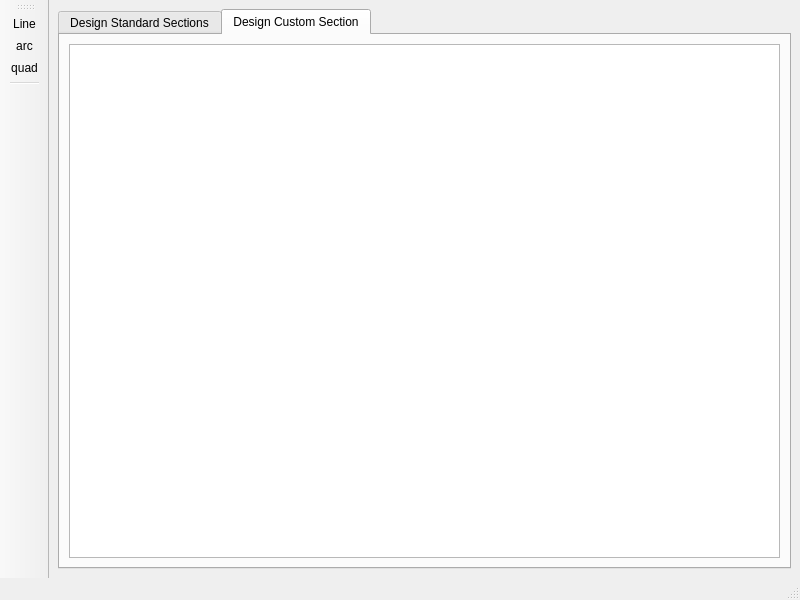
<?xml version="1.0" encoding="UTF-8"?>
<ui version="4.0">
 <class>MainWindow</class>
 <widget class="QMainWindow" name="MainWindow">
  <property name="geometry">
   <rect>
    <x>0</x>
    <y>0</y>
    <width>800</width>
    <height>600</height>
   </rect>
  </property>
  <property name="windowTitle">
   <string>Section Desinger</string>
  </property>
  <widget class="QWidget" name="centralwidget">
   <layout class="QGridLayout" name="gridLayout_2">
    <item row="0" column="0">
     <widget class="QTabWidget" name="tabWidget">
      <property name="currentIndex">
       <number>1</number>
      </property>
      <widget class="QWidget" name="tab">
       <attribute name="title">
        <string>Design Standard Sections</string>
       </attribute>
       <layout class="QGridLayout" name="gridLayout_3">
        <item row="3" column="3">
         <widget class="QDialogButtonBox" name="buttonBox">
          <property name="standardButtons">
           <set>QDialogButtonBox::Ok</set>
          </property>
          <property name="centerButtons">
           <bool>false</bool>
          </property>
         </widget>
        </item>
        <item row="2" column="1" colspan="3">
         <widget class="QTextBrowser" name="output"/>
        </item>
        <item row="3" column="1">
         <widget class="QPushButton" name="calculate">
          <property name="text">
           <string>Calculate</string>
          </property>
         </widget>
        </item>
        <item row="3" column="2">
         <widget class="QPushButton" name="saveSection">
          <property name="text">
           <string>Save</string>
          </property>
         </widget>
        </item>
        <item row="1" column="1" colspan="3">
         <widget class="QGroupBox" name="groupBox">
          <property name="title">
           <string>GroupBox</string>
          </property>
          <layout class="QGridLayout" name="gridLayout">
           <item row="0" column="0">
            <widget class="QLabel" name="label">
             <property name="text">
              <string>l/d</string>
             </property>
            </widget>
           </item>
           <item row="0" column="1">
            <widget class="QLineEdit" name="length">
             <property name="placeholderText">
              <string>length/diameter</string>
             </property>
            </widget>
           </item>
           <item row="0" column="2" colspan="2">
            <widget class="QLabel" name="label_2">
             <property name="text">
              <string>b</string>
             </property>
            </widget>
           </item>
           <item row="0" column="4">
            <widget class="QLineEdit" name="breadth">
             <property name="placeholderText">
              <string>breadth</string>
             </property>
            </widget>
           </item>
           <item row="1" column="0">
            <widget class="QLabel" name="label_3">
             <property name="text">
              <string>f</string>
             </property>
            </widget>
           </item>
           <item row="1" column="1">
            <widget class="QLineEdit" name="flanges">
             <property name="placeholderText">
              <string>flanges</string>
             </property>
            </widget>
           </item>
           <item row="1" column="2">
            <widget class="QLabel" name="label_4">
             <property name="text">
              <string>w</string>
             </property>
            </widget>
           </item>
           <item row="1" column="3" colspan="2">
            <widget class="QLineEdit" name="width">
             <property name="placeholderText">
              <string>width</string>
             </property>
            </widget>
           </item>
          </layout>
         </widget>
        </item>
        <item row="0" column="3">
         <widget class="QLineEdit" name="sectionName">
          <property name="placeholderText">
           <string>Name of section</string>
          </property>
         </widget>
        </item>
        <item row="0" column="4">
         <widget class="QLabel" name="label_5">
          <property name="text">
           <string/>
          </property>
         </widget>
        </item>
        <item row="0" column="1" colspan="2">
         <widget class="QComboBox" name="shapes">
          <item>
           <property name="text">
            <string>Rectangle</string>
           </property>
          </item>
          <item>
           <property name="text">
            <string>Square</string>
           </property>
          </item>
          <item>
           <property name="text">
            <string>Circle</string>
           </property>
          </item>
          <item>
           <property name="text">
            <string>I</string>
           </property>
          </item>
          <item>
           <property name="text">
            <string>T</string>
           </property>
          </item>
          <item>
           <property name="text">
            <string>C</string>
           </property>
          </item>
          <item>
           <property name="text">
            <string>L</string>
           </property>
          </item>
          <item>
           <property name="text">
            <string>Hollow Rectangle</string>
           </property>
          </item>
          <item>
           <property name="text">
            <string>Hollow Square</string>
           </property>
          </item>
          <item>
           <property name="text">
            <string>Hollow Circle</string>
           </property>
          </item>
         </widget>
        </item>
        <item row="0" column="0" rowspan="4">
         <widget class="QLabel" name="image">
          <property name="sizePolicy">
           <sizepolicy hsizetype="Expanding" vsizetype="Expanding">
            <horstretch>0</horstretch>
            <verstretch>0</verstretch>
           </sizepolicy>
          </property>
          <property name="minimumSize">
           <size>
            <width>401</width>
            <height>371</height>
           </size>
          </property>
          <property name="text">
           <string/>
          </property>
         </widget>
        </item>
       </layout>
      </widget>
      <widget class="QWidget" name="tab_2">
       <attribute name="title">
        <string>Design Custom Section</string>
       </attribute>
       <layout class="QGridLayout" name="gridLayout_4">
        <item row="0" column="0">
         <widget class="QGraphicsView" name="graphicsView">
          <property name="mouseTracking">
           <bool>true</bool>
          </property>
         </widget>
        </item>
       </layout>
      </widget>
     </widget>
    </item>
   </layout>
  </widget>
  <widget class="QStatusBar" name="statusbar"/>
  <widget class="QToolBar" name="toolBar">
   <property name="enabled">
    <bool>true</bool>
   </property>
   <property name="windowTitle">
    <string>toolBar</string>
   </property>
   <property name="toolButtonStyle">
    <enum>Qt::ToolButtonIconOnly</enum>
   </property>
   <attribute name="toolBarArea">
    <enum>LeftToolBarArea</enum>
   </attribute>
   <attribute name="toolBarBreak">
    <bool>false</bool>
   </attribute>
   <addaction name="actionLine"/>
   <addaction name="actionarc"/>
   <addaction name="actionquad"/>
   <addaction name="separator"/>
  </widget>
  <action name="actionLine">
   <property name="icon">
    <iconset>
     <normalon>:/icons/line.png</normalon>
    </iconset>
   </property>
   <property name="text">
    <string>Line</string>
   </property>
   <property name="toolTip">
    <string>Draw line select 2 points</string>
   </property>
   <property name="shortcut">
    <string>L</string>
   </property>
  </action>
  <action name="actionarc">
   <property name="icon">
    <iconset resource="../icons/icons.qrc">
     <normaloff>:/icons/arc.png</normaloff>:/icons/arc.png</iconset>
   </property>
   <property name="text">
    <string>arc</string>
   </property>
   <property name="toolTip">
    <string>Draw arc with 3 points</string>
   </property>
   <property name="shortcut">
    <string>A</string>
   </property>
  </action>
  <action name="actionquad">
   <property name="icon">
    <iconset resource="../icons/icons.qrc">
     <normaloff>:/icons/quad.png</normaloff>:/icons/quad.png</iconset>
   </property>
   <property name="text">
    <string>quad</string>
   </property>
   <property name="toolTip">
    <string>Draw parabola with 3 points</string>
   </property>
   <property name="shortcut">
    <string>Q</string>
   </property>
  </action>
 </widget>
 <resources>
  <include location="../icons/icons.qrc"/>
 </resources>
 <connections/>
</ui>
